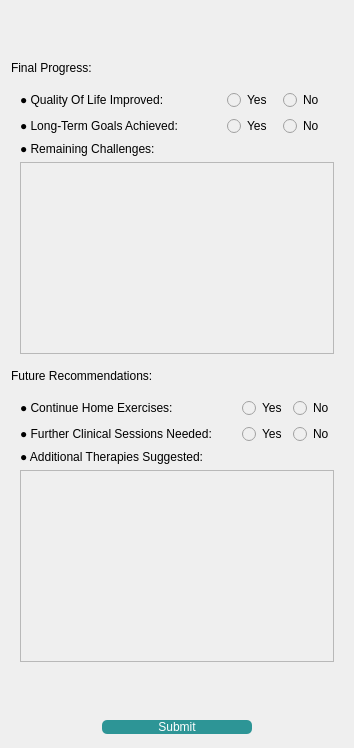
      <widget class="QWidget" name="eval_tab">
       <property name="styleSheet">
        <string notr="true">background-color: rgb(239, 239, 239);
</string>
       </property>
       <attribute name="title">
        <string>Final Evaluation</string>
       </attribute>
       <layout class="QGridLayout" name="gridLayout_7">
        <item row="4" column="0" colspan="3">
         <widget class="QWidget" name="widget_13" native="true">
          <layout class="QGridLayout" name="gridLayout_8">
           <item row="1" column="3">
            <widget class="QRadioButton" name="radioButton_22">
             <property name="styleSheet">
              <string notr="true">font: 500 12pt; </string>
             </property>
             <property name="text">
              <string>Yes</string>
             </property>
             <attribute name="buttonGroup">
              <string notr="true">buttonGroup_5</string>
             </attribute>
            </widget>
           </item>
           <item row="2" column="0">
            <widget class="QLabel" name="label_62">
             <property name="styleSheet">
              <string notr="true">font: 600 12pt; </string>
             </property>
             <property name="text">
              <string>● Additional Therapies Suggested:</string>
             </property>
            </widget>
           </item>
           <item row="0" column="4">
            <widget class="QRadioButton" name="radioButton_21">
             <property name="styleSheet">
              <string notr="true">font: 500 12pt; </string>
             </property>
             <property name="text">
              <string>No</string>
             </property>
            </widget>
           </item>
           <item row="4" column="1">
            <spacer name="verticalSpacer_8">
             <property name="orientation">
              <enum>Qt::Vertical</enum>
             </property>
             <property name="sizeHint" stdset="0">
              <size>
               <width>20</width>
               <height>40</height>
              </size>
             </property>
            </spacer>
           </item>
           <item row="3" column="0" colspan="5">
            <widget class="QTextEdit" name="textEdit_11">
             <property name="styleSheet">
              <string notr="true">font: 500 12pt; </string>
             </property>
            </widget>
           </item>
           <item row="1" column="4">
            <widget class="QRadioButton" name="radioButton_23">
             <property name="styleSheet">
              <string notr="true">font: 500 12pt; </string>
             </property>
             <property name="text">
              <string>No</string>
             </property>
             <attribute name="buttonGroup">
              <string notr="true">buttonGroup_5</string>
             </attribute>
            </widget>
           </item>
           <item row="0" column="0">
            <widget class="QLabel" name="label_60">
             <property name="styleSheet">
              <string notr="true">font: 600 12pt; </string>
             </property>
             <property name="text">
              <string>● Continue Home Exercises:</string>
             </property>
            </widget>
           </item>
           <item row="1" column="0" colspan="3">
            <widget class="QLabel" name="label_61">
             <property name="styleSheet">
              <string notr="true">font: 600 12pt; </string>
             </property>
             <property name="text">
              <string>● Further Clinical Sessions Needed:</string>
             </property>
            </widget>
           </item>
           <item row="0" column="3">
            <widget class="QRadioButton" name="radioButton_20">
             <property name="styleSheet">
              <string notr="true">font: 500 12pt; </string>
             </property>
             <property name="text">
              <string>Yes</string>
             </property>
            </widget>
           </item>
          </layout>
         </widget>
        </item>
        <item row="5" column="0">
         <spacer name="horizontalSpacer_2">
          <property name="orientation">
           <enum>Qt::Horizontal</enum>
          </property>
          <property name="sizeHint" stdset="0">
           <size>
            <width>40</width>
            <height>20</height>
           </size>
          </property>
         </spacer>
        </item>
        <item row="3" column="0" colspan="3">
         <widget class="QLabel" name="label_51">
          <property name="styleSheet">
           <string notr="true">font: 700 20pt; </string>
          </property>
          <property name="text">
           <string>Future Recommendations:</string>
          </property>
         </widget>
        </item>
        <item row="5" column="1">
         <widget class="QPushButton" name="pushButton">
          <property name="minimumSize">
           <size>
            <width>150</width>
            <height>0</height>
           </size>
          </property>
          <property name="styleSheet">
           <string notr="true">QPushButton{
background-color:#2D9596;
border-radius:5%;
color:rgb(255, 255, 255);
font: 20pt &quot;Forte&quot;;
}
QPushButton:hover{
background-color:rgb(67, 183, 255);
}</string>
          </property>
          <property name="text">
           <string>Submit</string>
          </property>
         </widget>
        </item>
        <item row="5" column="2">
         <spacer name="horizontalSpacer_3">
          <property name="orientation">
           <enum>Qt::Horizontal</enum>
          </property>
          <property name="sizeHint" stdset="0">
           <size>
            <width>40</width>
            <height>20</height>
           </size>
          </property>
         </spacer>
        </item>
        <item row="2" column="0" colspan="3">
         <widget class="QWidget" name="widget_11" native="true">
          <layout class="QGridLayout" name="gridLayout_6">
           <item row="2" column="0">
            <widget class="QLabel" name="label_54">
             <property name="styleSheet">
              <string notr="true">font: 600 12pt; </string>
             </property>
             <property name="text">
              <string>● Remaining Challenges:</string>
             </property>
            </widget>
           </item>
           <item row="3" column="0" colspan="4">
            <widget class="QTextEdit" name="textEdit_10">
             <property name="styleSheet">
              <string notr="true">font: 500 12pt; </string>
             </property>
            </widget>
           </item>
           <item row="0" column="2">
            <widget class="QRadioButton" name="radioButton_13">
             <property name="styleSheet">
              <string notr="true">font: 500 12pt; </string>
             </property>
             <property name="text">
              <string>Yes</string>
             </property>
             <attribute name="buttonGroup">
              <string notr="true">buttonGroup_6</string>
             </attribute>
            </widget>
           </item>
           <item row="0" column="3">
            <widget class="QRadioButton" name="radioButton_14">
             <property name="styleSheet">
              <string notr="true">font: 500 12pt; </string>
             </property>
             <property name="text">
              <string>No</string>
             </property>
             <attribute name="buttonGroup">
              <string notr="true">buttonGroup_6</string>
             </attribute>
            </widget>
           </item>
           <item row="1" column="2">
            <widget class="QRadioButton" name="radioButton_15">
             <property name="styleSheet">
              <string notr="true">font: 500 12pt; </string>
             </property>
             <property name="text">
              <string>Yes</string>
             </property>
            </widget>
           </item>
           <item row="1" column="0" colspan="2">
            <widget class="QLabel" name="label_53">
             <property name="styleSheet">
              <string notr="true">font: 600 12pt; </string>
             </property>
             <property name="text">
              <string>● Long-Term Goals Achieved:</string>
             </property>
            </widget>
           </item>
           <item row="0" column="0">
            <widget class="QLabel" name="label_52">
             <property name="styleSheet">
              <string notr="true">font: 600 12pt; </string>
             </property>
             <property name="text">
              <string>● Quality Of Life Improved:</string>
             </property>
            </widget>
           </item>
           <item row="1" column="3">
            <widget class="QRadioButton" name="radioButton_16">
             <property name="styleSheet">
              <string notr="true">font: 500 12pt; </string>
             </property>
             <property name="text">
              <string>No</string>
             </property>
            </widget>
           </item>
          </layout>
         </widget>
        </item>
        <item row="0" column="0">
         <spacer name="verticalSpacer_7">
          <property name="orientation">
           <enum>Qt::Vertical</enum>
          </property>
          <property name="sizeType">
           <enum>QSizePolicy::Maximum</enum>
          </property>
          <property name="sizeHint" stdset="0">
           <size>
            <width>20</width>
            <height>50</height>
           </size>
          </property>
         </spacer>
        </item>
        <item row="1" column="0" colspan="3">
         <widget class="QLabel" name="label_50">
          <property name="styleSheet">
           <string notr="true">font: 700 20pt; </string>
          </property>
          <property name="text">
           <string>Final Progress:</string>
          </property>
         </widget>
        </item>
       </layout>
      </widget>
